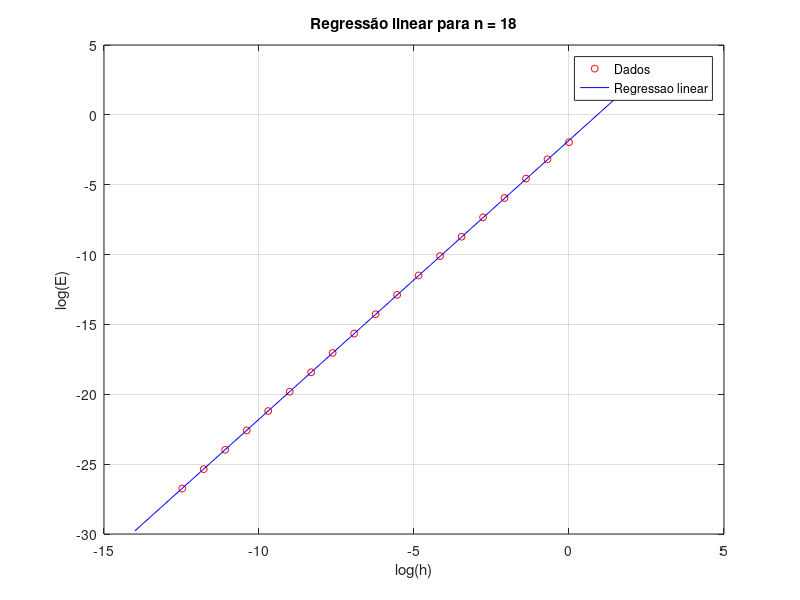

This chart was generated by the following MATLAB code:
format long

% Dados do problema
erros = [0.141592653589793; 
         0.041592653589793; 
         0.010416183001558;
         0.002604159098704;
         0.000651041548404;
         0.000162760414818;
         0.000040690104138;
         0.000010172526041;
         0.000002543131511;
         0.000000635782878;
         0.000000158945721;
         0.000000039736428;
         0.000000009934108;
         0.000000002483528;
         0.000000000620884;
         0.000000000155218;
         0.000000000038807;
         0.000000000009701;
         0.000000000002425];

j = linspace(0,18,19);

h = 1./(2.^j);

log_h = log(h);
log_E = log(erros);
 
 % Reta de regressão
 reta = polyfit(log_h, log_E, 1);

 % Representação gráfica dos dados e das funções de ajustamento
 x = linspace(-14,2);
 y = polyval(reta,x);
 figure
 plot(log_h,log_E,'ro','MarkerSize', 5)
 hold on
 plot(x,y,'b-')
 grid on
 hold off
 xlabel('log(h)');
 ylabel('log(E)');
 title('Regressão linear para n = 18')
 legend('Dados', 'Regressao linear');
 